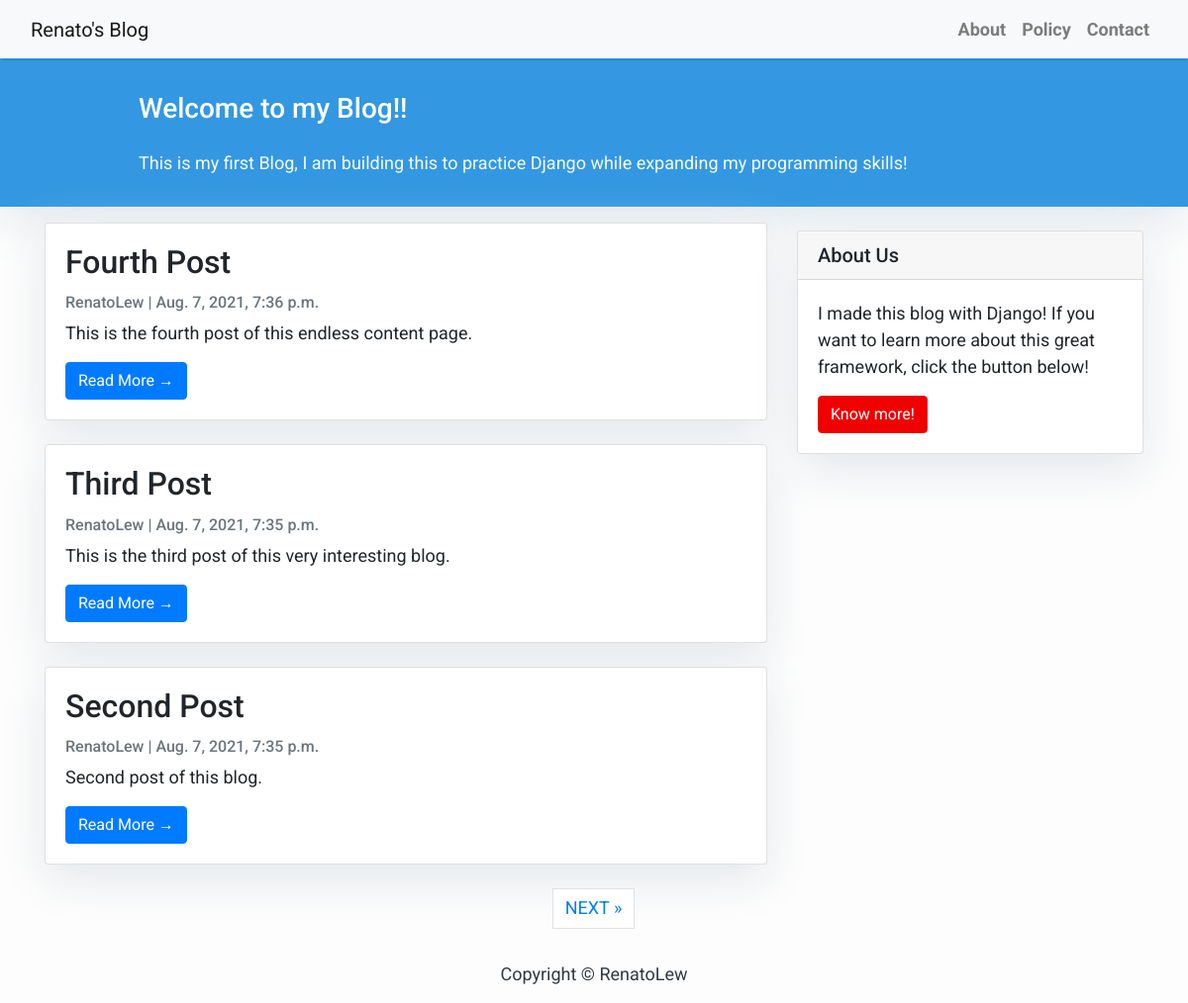
Before: / with the older database file.
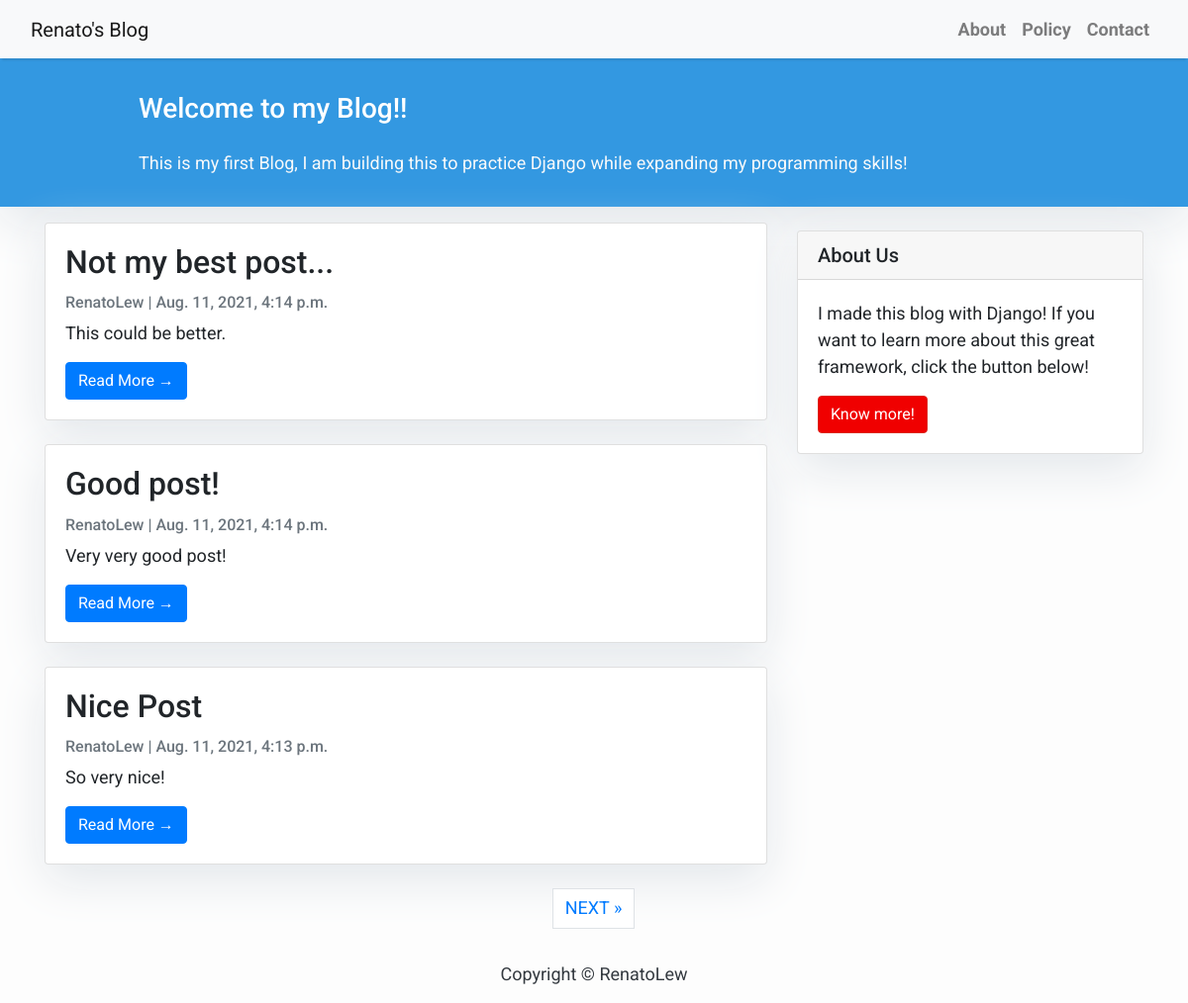
After: the same page with the newer database file.
### blog/models.py (models this page shows, shortened)
class Post(models.Model):
    title = models.CharField(max_length=200, unique=True)
    slug = models.SlugField(max_length=200, unique=True)
    author = models.ForeignKey(User, on_delete=models.CASCADE, related_name='blog_posts')
    updated_on = models.DateTimeField(auto_now=True)
    content = models.TextField()
    created_on = models.DateTimeField(auto_now_add=True)
    status = models.IntegerField(choices=STATUS, default=0)
    class Meta:
        ordering = ['-created_on']

### blog/views.py (the view)
# urls.py: path('', views.PostList.as_view(), name='home'),
class PostList(generic.ListView):
    queryset = Post.objects.filter(status=1).order_by('-created_on')
    template_name = 'index.html'
    paginate_by = 3

### templates/index.html (shortened to what this page needs)
{% extends "base.html" %}
{% block content %}
<header class="masthead">
    <div class="container">
        <div class="row">
            <div class=" col-md-8 col-md-10 mx-auto">
                <div class="site-heading">
                    <h3 class=" site-heading my-4 mt-3 text-white"> Welcome to my Blog!! </h3>
                    <p class="text-light">This is my first Blog, I am building this to practice Django while expanding my programming skills! &nbsp
                    </p>
                </div>
            </div>
        </div>
    </div>
</header>
<div class="container">
    <div class="row">
        <div class="col-md-8 mt-3 left">
            {% for post in post_list %}
            <div class="card mb-4">
                <div class="card-body">
                    <h2 class="card-title">{{ post.title }}</h2>
                    <p class="card-text text-muted h6">{{ post.author }} | {{ post.created_on}} </p>
                    <p class="card-text">{{post.content|slice:":200" }}</p>
                    <a href="{% url 'post_detail' post.slug  %}" class="btn btn-primary">Read More &rarr;</a>
                </div>
            </div>
            {% endfor %}
        </div>
        {% block sidebar %} {% include 'sidebar.html' %} {% endblock sidebar %}
    </div>
</div>
{% if is_paginated %}
  <ul class="pagination justify-content-center">
    {% if page_obj.has_next %}
    <li><a href="?page={{ page_obj.next_page_number }}" class="page-link"> NEXT &raquo;</a></li>
    {% endif %}
  </ul>
{% endif %}
{%endblock%}

### templates/base.html (shortened to what this page needs)
<!DOCTYPE html>
<html>
    <head>
        <link rel="stylesheet" href="https://maxcdn.bootstrapcdn.com/bootstrap/4.0.0/css/bootstrap.min.css"
 />
    </head>
    <body>
        <nav class="navbar navbar-expand-lg navbar-light bg-light shadow" id="mainNav">
            <div class="container-fluid">
                <a class="navbar-brand" href="{% url 'home' %}">Renato's Blog</a>
                <div class="collapse navbar-collapse" id="navbarResponsive">
                    <ul class="navbar-nav ml-auto">
                        <li class="nav-item text-black">
                            <a class="nav-link text-black font-weight-bold" href="#">About</a>
                        </li>
                        <li class="nav-item text-black">
                            <a class="nav-link text-black font-weight-bold" href="#">Policy</a>
                        </li>
                        <li class="nav-item text-black">
                            <a class="nav-link text-black font-weight-bold" href="#">Contact</a>
                        </li>
                    </ul>
                </div>
            </div>
        </nav>
        {% block content %}{% endblock content %}
        <footer class="py-3 bg-grey">
            <p class="m-0 text-dark text-center ">Copyright &copy; RenatoLew</p>
        </footer>
    </body>
</html>

### templates/sidebar.html (shortened to what this page needs)
{% block sidebar %}
<div class="col-md-4 float-right ">
<div class="card my-4">
        <h5 class="card-header">About Us</h5>
    <div class="card-body">
        <p class="card-text"> I made this blog with Django! If you want to learn more about this great framework, click the button below!</p>
        <a href="https://djangocentral.com/building-a-blog-application-with-django"
           class="btn btn-danger">Know more!</a>
    </div>
</div>
</div>
{% endblock sidebar %}

### templates/base.html (style rules this page uses)
body { font-family: "Roboto", sans-serif; font-size: 17px; background-color: #fdfdfd; }
.shadow { box-shadow: 0 4px 2px -2px rgba(0, 0, 0, 0.1); }
.btn-danger { color: #fff; background-color: #f00000; border-color: #dc281e; }
.masthead { background: #3398E1; height: auto; padding-bottom: 15px; box-shadow: 0 16px 48px #E3E7EB; padding-top: 10px; }

### templates/index.html (style rules this page uses)
body { font-family: "Roboto", sans-serif; font-size: 18px; background-color: #fdfdfd; }
.card { box-shadow: 0 16px 48px #E3E7EB; }

### templates/sidebar.html (style rules this page uses)
.card { box-shadow: 0 16px 48px #E3E7EB; }

Changed rows visible on the page:
no longer on this page (row unchanged): Post: title "Fourth Post", author "RenatoLew", created_on "Aug. 7, 2021, 7:36 p.m.", content "This is the fourth post of this endless content page."
no longer on this page (row unchanged): Post: title "Third Post", author "RenatoLew", created_on "Aug. 7, 2021, 7:35 p.m.", content "This is the third post of this very interesting blog."
no longer on this page (row unchanged): Post: title "Second Post", author "RenatoLew", created_on "Aug. 7, 2021, 7:35 p.m.", content "Second post of this blog."
added Post: title "Not my best post...", author "RenatoLew", created_on "Aug. 11, 2021, 4:14 p.m.", content "This could be better."
added Post: title "Good post!", author "RenatoLew", created_on "Aug. 11, 2021, 4:14 p.m.", content "Very very good post!"
added Post: title "Nice Post", author "RenatoLew", created_on "Aug. 11, 2021, 4:13 p.m.", content "So very nice!"
